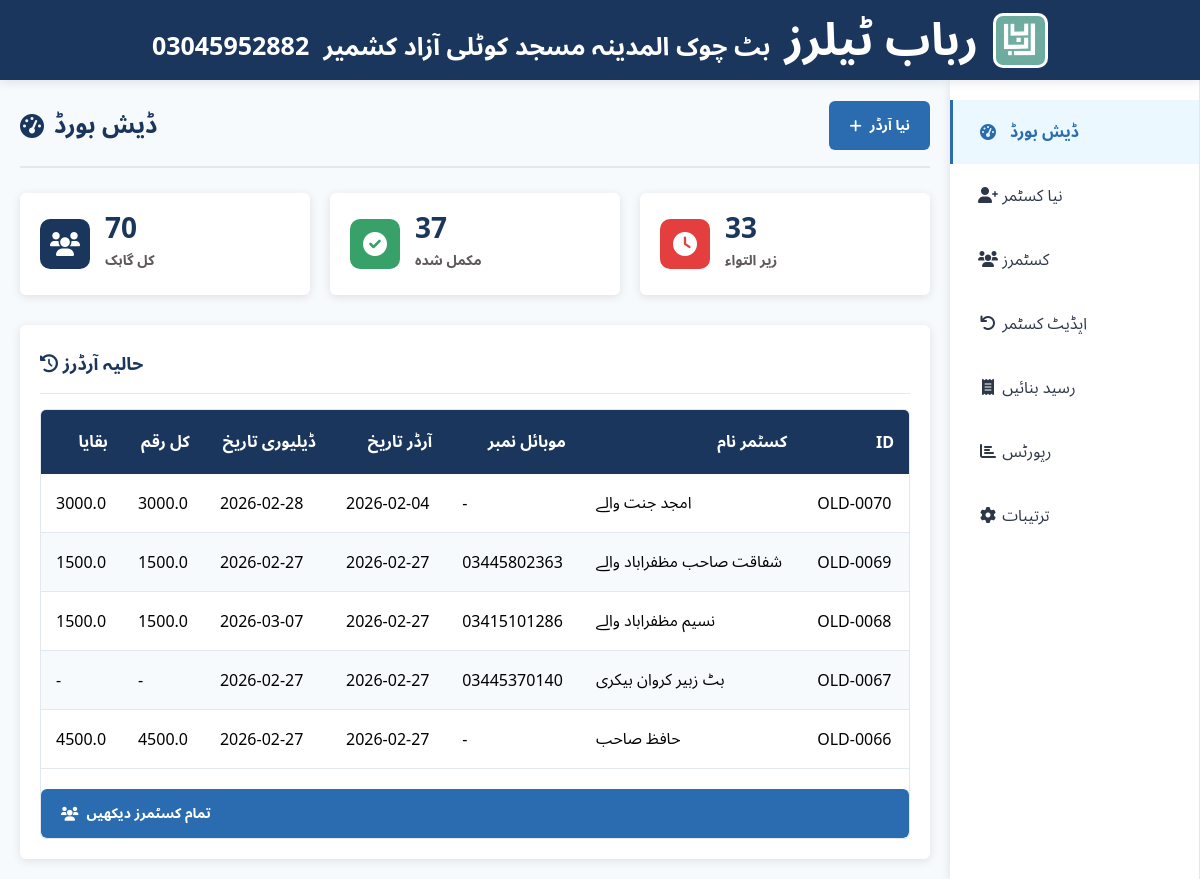
/dashboard, run on the app's committed database.
### tables this page shows
CREATE TABLE customers (
    id INTEGER PRIMARY KEY AUTOINCREMENT,

    customer_code TEXT,
    customer_name TEXT,
    phone TEXT,

    suits INTEGER,
    order_date TEXT,
    delivery_date TEXT,

    qameez_length REAL,
    bazo REAL,
    tera REAL,
    gala REAL,
    chest REAL,
    kamar REAL,
    shalwar REAL,
    poncha REAL,
    pajama REAL,

    gera TEXT,
    collar_type TEXT,
    silai TEXT,
    front_pocket TEXT,
    shalwar_pocket TEXT,
    button_type TEXT,

    total_amount REAL,
    advance_payment REAL,
    remaining_balance REAL,

    notes TEXT
);

### app.py (the view)
@app.route('/dashboard')
def dashboard():
    conn = get_db()
    cur = conn.cursor()
    cur.execute("SELECT COUNT(*) as cnt FROM customers")
    total_customers = fetch_val(cur.fetchone()) or 0
    cur.execute("SELECT SUM(total_amount) as s FROM customers")
    total_amount = fetch_val(cur.fetchone()) or 0
    cur.execute("SELECT COUNT(*) as cnt FROM customers WHERE remaining_balance > 0")
    pending = fetch_val(cur.fetchone()) or 0
    cur.execute("SELECT COUNT(*) as cnt FROM customers WHERE remaining_balance = 0 OR remaining_balance IS NULL")
    completed = fetch_val(cur.fetchone()) or 0
    cur.execute("SELECT * FROM customers ORDER BY id DESC LIMIT 5")
    recent = [row_to_dict(r) for r in cur.fetchall()]
    cur.close()
    conn.close()
    return render_template('dashboard.html',
        total_customers=total_customers,
        total_amount=total_amount,
        pending=pending,
        completed=completed,
        recent=recent
    )

### app.py (called while the page is built)
def get_db():
    conn = sqlite3.connect('database.db')
    conn.row_factory = sqlite3.Row
    return conn

def row_to_dict(row):
    return dict(row) if row else None

def fetch_val(row):
    return list(dict(row).values())[0]

### templates/dashboard.html (shortened to what this page needs)
<!DOCTYPE html>
<html lang="ur">
<head>
    <link rel="stylesheet" href="https://cdnjs.cloudflare.com/ajax/libs/font-awesome/6.0.0-beta3/css/all.min.css">
</head>
<body>
    <div class="app-container">
        <header class="app-header">
                <div class="shop-info">
                    <span class="shop-name">رباب ٹیلرز</span>
                    <span class="shop-details">بٹ چوک المدینہ مسجد کوٹلی آزاد کشمیر</span>
                    <span class="shop-details">03045952882</span>
                </div>
                <div class="header-left">
                    <div class="app-logo">
                        <img src="../static/logo tailor.png" alt="درزی لوگو">
                    </div>
                </div>
        </header>
        <div class="app-main">
            <main class="content-area" id="contentArea">
                <div id="dashboardPage">
                    <div class="page-header">
                        <h2 class="page-title">
                            <i class="fas fa-tachometer-alt"></i>
                            ڈیش بورڈ
                        </h2>
                        <div class="page-actions">
                            <button class="btn btn-primary" id="newOrderBtn">
                                <i class="fas fa-plus"></i>
                                نیا آرڈر
                            </button>
                        </div>
                    </div>
                    <div class="stats-grid">
                        <div class="stat-card">
                            <div class="stat-icon" style="background: #1a365d;">
                                <i class="fas fa-users"></i>
                            </div>
                            <div class="stat-info">
                                <div class="stat-value" id="totalCustomers">{{ total_customers }}</div>
                                <div class="stat-label">کل گاہک</div>
                            </div>
                        </div>
                        <div class="stat-card">
                            <div class="stat-icon" style="background: #38a169;">
                                <i class="fas fa-check-circle"></i>
                            </div>
                            <div class="stat-info">
                                <div class="stat-value" id="completedOrders">{{ completed }}</div>
                                <div class="stat-label">مکمل شدہ</div>
                            </div>
                        </div>
                        <div class="stat-card">
                            <div class="stat-icon" style="background: #e53e3e;">
                                <i class="fas fa-clock"></i>
                            </div>
                            <div class="stat-info">
                                <div class="stat-value" id="pendingOrders">{{ pending }}</div>
                                <div class="stat-label">زیر التواء</div>
                            </div>
                        </div>
                    </div>
                    <div class="recent-orders">
                        <h3 class="section-title">
                            <i class="fas fa-history"></i>
                            حالیہ آرڈرز
                        </h3>
                        <div class="table-container">
                            <table>
                                <thead>
                                    <tr>
                                        <th>بقایا</th>
                                        <th>کل رقم</th>
                                        <th>ڈیلیوری تاریخ</th>
                                        <th>آرڈر تاریخ</th>
                                        <th>موبائل نمبر</th>
                                        <th>کسٹمر نام</th>
                                        <th>ID</th>
                                    </tr>
                                </thead>
                                <tbody>
                                    {% for c in recent %}
                                    <tr>
                                        <td>{{ c.remaining_balance if c.remaining_balance else '-' }}</td>
                                        <td>{{ c.total_amount if c.total_amount else '-' }}</td>
                                        <td>{{ c.delivery_date if c.delivery_date else '-' }}</td>
                                        <td>{{ c.order_date if c.order_date else '-' }}</td>
                                        <td>{{ c.phone if c.phone else '-' }}</td>
                                        <td>{{ c.customer_name if c.customer_name else '-' }}</td>
                                        <td>{{ c.customer_code if c.customer_code else '-' }}</td>
                                    </tr>
                                    {% else %}
                                    <tr>
                                        <td colspan="7" style="text-align:center; padding:20px; color:#999;">کوئی آرڈر نہیں ملا</td>
                                    </tr>
                                    {% endfor %}
                                </tbody>
                            </table>
                            <div style="text-align:center; margin-top:20px;">
                                <a href="/view-customers" class="btn btn-primary">
                                    <i class="fas fa-users"></i> تمام کسٹمرز دیکھیں
                                </a>
                            </div>
                        </div>
                    </div>
                </div>
            </main>
            <aside class="app-sidebar">
                <ul class="sidebar-menu">
                    <li class="menu-item active" data-page="dashboard">
                        <i class="fas fa-tachometer-alt"></i>
                        <span>ڈیش بورڈ</span>
                    </li>
                    <li class="menu-item">
                        <a href="/add-customer" style="text-decoration:none;color:inherit;">
                            <i class="fas fa-user-plus"></i>
                            <span>نیا کسٹمر</span>
                        </a>
                    </li>
                    <li class="menu-item">
                        <a href="/view-customers" style="text-decoration:none;color:inherit;">
                            <i class="fa-solid fa-users"></i>
                            <span>کسٹمرز</span>
                        </a>
                    </li>
                    <li class="menu-item" data-page="measurements">
                        <a href="/update-customer" style="text-decoration:none;color:inherit;">
                            <i class="fa-solid fa-arrow-rotate-left"></i>
                            <span>اپڈیٹ کسٹمر</span>
                        </a>
                    </li>
                    <li class="menu-item" data-page="inventory">
                        <a href="/receipt"  style="text-decoration:none;color:inherit;">
                            <i class="fa-solid fa-receipt"></i>
                            <span>رسید بنائیں</span>
                        </a>
                    </li>
                    <li class="menu-item" data-page="reports" >
                        <a href="/reports" style="text-decoration:none;color:inherit;">
                            <i class="fas fa-chart-bar"></i>
                            <span>رپورٹس</span>
                        </a>
                    </li>
                    <li class="menu-item" data-page="settings">
                        <a href="/settings" style="text-decoration:none;color:inherit;">
                            <i class="fas fa-cog"></i>
                            <span>ترتیبات</span>
                        </a>
                    </li>
                </ul>
            </aside>
        </div>
    </div>
</body>
</html>

### templates/dashboard.html (style rules this page uses)
* { margin: 0; padding: 0; box-sizing: border-box; font-family: 'Segoe UI', 'Noto Sans Arabic', 'Al Tarikh', 'Nafees', 'Jameel Noori Nastaleeq', sans-serif; }
:root { --primary-color: #1a365d; --secondary-color: #2b6cb0; --accent-color: #e53e3e; --light-color: #f7fafc; --dark-color: #2d3748; --success-color: #38a169; --warning-color: #d69e2e; --sidebar-width: 250px; --header-height: 80px; --shadow: 0 2px 10px rgba(0, 0, 0, 0.1); --border-radius: 6px; }
body { background: var(--light-color); height: 100vh; overflow: hidden; font-family: 'Segoe UI', 'Noto Sans Arabic', 'Al Tarikh', 'Nafees', 'Jameel Noori Nastaleeq', sans-serif; }
.app-container { display: flex; flex-direction: column; width: 100vw; height: 100vh; background: var(--light-color); overflow: hidden; }
.app-header { height: var(--header-height); background: var(--primary-color); color: white; display: flex; justify-content: center; align-items: center; padding: 0 20px; box-shadow: var(--shadow); z-index: 100; position: relative; }
.header-left { display: flex; align-items: center; gap: 10px; }
.app-logo { display: flex; gap: 10px; }
.app-logo img { width: 55px; height: 55px; object-fit: contain; border-radius: 10px; background: white; padding: 3px; margin-left: 15px; }
.shop-name { font-size: 45px; font-weight: 900; color: white; }
.shop-details { font-size: 25px; font-weight: 800; color: #ffffff; gap: 20px; margin-top: 3px; margin-right: 10px; }
.app-main { display: flex; height: calc(100vh - var(--header-height)); }
.app-sidebar { width: var(--sidebar-width); background: white; border-right: 1px solid #e2e8f0; padding: 20px 0; overflow-y: auto; box-shadow: var(--shadow); order: 2; }
.sidebar-menu { list-style: none; }
.menu-item { padding: 15px 25px; display: flex; align-items: center; gap: 12px; cursor: pointer; transition: background 0.3s; border-left: 3px solid transparent; color: var(--dark-color); text-decoration: none; }
.menu-item.active { background: #ebf8ff; border-left-color: var(--secondary-color); color: var(--secondary-color); font-weight: 600; }
.menu-item i { width: 20px; text-align: center; }
.content-area { flex: 1; padding: 20px; overflow-y: auto; background: #f7fafc; order: 1; }
.page-header { display: flex; justify-content: space-between; align-items: center; margin-bottom: 25px; padding-bottom: 15px; border-bottom: 2px solid #e2e8f0; }
.page-title { font-size: 24px; color: var(--primary-color); display: flex; align-items: center; gap: 10px; }
.page-actions { display: flex; gap: 10px; }
.btn { padding: 10px 20px; border: none; border-radius: var(--border-radius); font-size: 14px; font-weight: 600; cursor: pointer; transition: all 0.3s; display: flex; align-items: center; gap: 8px; text-decoration: none; text-align: center; }
.btn-primary { background: var(--secondary-color); color: white; }
.stats-grid { display: grid; grid-template-columns: repeat(auto-fill, minmax(240px, 1fr)); gap: 20px; margin-bottom: 30px; }
.stat-card { background: white; border-radius: var(--border-radius); padding: 20px; box-shadow: var(--shadow); display: flex; align-items: center; gap: 15px; }
.stat-icon { width: 50px; height: 50px; border-radius: 10px; display: flex; align-items: center; justify-content: center; font-size: 24px; color: white; }
.stat-info { flex: 1; }
.stat-value { font-size: 28px; font-weight: 700; color: var(--primary-color); line-height: 1; }
.stat-label { font-size: 14px; font-weight: 600; color: #5f5959; margin-top: 5px; }
.recent-orders { background: white; border-radius: var(--border-radius); padding: 20px; box-shadow: var(--shadow); }
.section-title { font-size: 18px; color: var(--primary-color); margin-bottom: 15px; padding-bottom: 10px; border-bottom: 1px solid #e2e8f0; }
.table-container { overflow-x: auto; border-radius: var(--border-radius); border: 1px solid #e2e8f0; }
table { width: 100%; border-collapse: collapse; min-width: 800px; }
table thead { background: var(--primary-color); color: white; }
table th { padding: 15px; text-align: right; font-weight: 600; }
table tbody tr { border-bottom: 1px solid #e2e8f0; }
table tbody tr:nth-child(even) { background: #f7fafc; }
table td { padding: 12px 15px; }

### data on the page
customers: remaining_balance "3000.0", total_amount "3000.0", delivery_date "2026-02-28", order_date "2026-02-04", phone "-", customer_name "امجد جنت والے", customer_code "OLD-0070"
customers: remaining_balance "1500.0", total_amount "1500.0", delivery_date "2026-02-27", order_date "2026-02-27", phone "03445802363", customer_name "شفاقت صاحب مظفراباد والے", customer_code "OLD-0069"
customers: remaining_balance "1500.0", total_amount "1500.0", delivery_date "2026-03-07", order_date "2026-02-27", phone "03415101286", customer_name "نسیم مظفراباد والے", customer_code "OLD-0068"
customers: remaining_balance "-", total_amount "-", delivery_date "2026-02-27", order_date "2026-02-27", phone "03445370140", customer_name "بٹ زبیر کروان بیکری", customer_code "OLD-0067"
customers: remaining_balance "4500.0", total_amount "4500.0", delivery_date "2026-02-27", order_date "2026-02-27", phone "-", customer_name "حافظ صاحب", customer_code "OLD-0066"

### other printed values
{{ total_customers }} "70"
{{ completed }} "37"
{{ pending }} "33"
